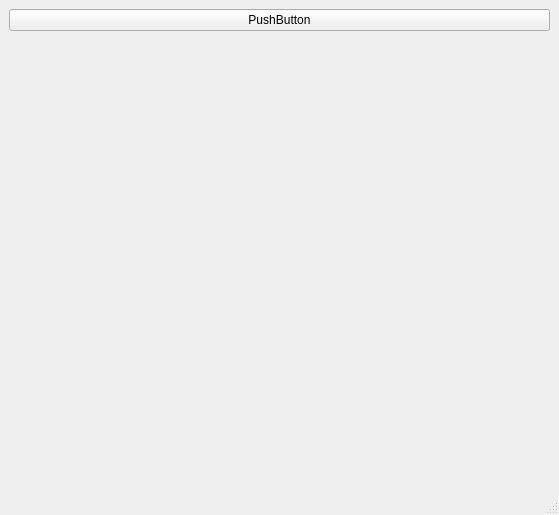
<?xml version="1.0" encoding="UTF-8"?>
<ui version="4.0">
 <class>MainWindow</class>
 <widget class="QMainWindow" name="MainWindow">
  <property name="geometry">
   <rect>
    <x>0</x>
    <y>0</y>
    <width>559</width>
    <height>515</height>
   </rect>
  </property>
  <property name="windowTitle">
   <string>MainWindow</string>
  </property>
  <widget class="QWidget" name="centralwidget">
   <layout class="QVBoxLayout" name="verticalLayout">
    <item>
     <widget class="QPushButton" name="pushButton">
      <property name="text">
       <string>PushButton</string>
      </property>
     </widget>
    </item>
    <item>
     <widget class="QStackedWidget" name="stackedWidget">
      <property name="autoFillBackground">
       <bool>false</bool>
      </property>
      <property name="currentIndex">
       <number>-1</number>
      </property>
     </widget>
    </item>
   </layout>
  </widget>
  <widget class="QMenuBar" name="menubar">
   <property name="geometry">
    <rect>
     <x>0</x>
     <y>0</y>
     <width>559</width>
     <height>19</height>
    </rect>
   </property>
  </widget>
  <widget class="QStatusBar" name="statusbar"/>
 </widget>
 <resources/>
 <connections/>
</ui>
